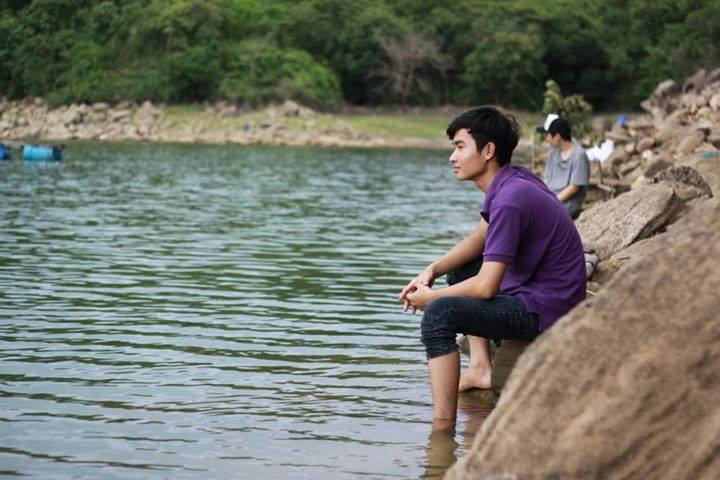
#> input picture opencv-face-recognition-python/training-data/s1/1.jpg, 720 x 480 px
$ python OpenCV-Face-Recognition-Python.py
#> lines starting #> are read from the running program, lines starting #| are printed output that depends on the picture
import cv2
import os
import numpy as np

subjects = ["", "Quoc Thinh", "Tuyet Mai"]
# chức năng phát hiện khuôn mặt bằng OpenCV
def detect_face(img):
    #chuyển đổi hình ảnh đầu vào thành hình ảnh màu xám như máy dò khuôn mặt opencv mong đợi hình ảnh màu xám
    gray = cv2.cvtColor(img, cv2.COLOR_BGR2GRAY)

    #load Máy dò tìm OpenCV there cũng là một phân loại Haar chính xác hơn nhưng chậm
    face_cascade = cv2.CascadeClassifier('opencv-files/lbpcascade_frontalface.xml')
    faces = face_cascade.detectMultiScale(gray, scaleFactor=1.2, minNeighbors=5);

    #if không có khuôn mặt nào được phát hiện sau đó trả về img gốc
    if (len(faces) == 0):
        return None, None

    # theo giả định rằng sẽ chỉ có một khuôn mặt,
    # giải nén vùng mặt
    (x, y, w, h) = faces[0]

    # chỉ trả lại phần khuôn mặt của hình ảnh
    return gray[y:y+w, x:x+h], faces[0]


#hàm này sẽ đọc hình ảnh đào tạo của mọi người, phát hiện khuôn mặt từ mỗi hình ảnh
# và sẽ trả về hai danh sách có cùng kích thước, một danh sách
# khuôn mặt và một danh sách nhãn khác cho mỗi khuôn mặt
def prepare_training_data(data_folder_path):

    #------BƯỚC 1--------
     # lấy các thư mục (một thư mục cho mỗi đối tượng) trong thư mục dữ liệu
#> called with data_folder_path = 'training-data'
    dirs = os.listdir(data_folder_path)

    #danh sách để giữ tất cả các khuôn mặt
    faces = []
    #danh sách để giữ nhãn cho tất cả các đối tượng
    labels = []

    for dir_name in dirs:

        #thư mục của em bắt đầu bằng chữ 's' vì vậy
        if not dir_name.startswith("s"):
            continue;

        #------BƯỚC-2--------
        # trích xuất số nhãn của chủ đề từ dir_name
        #định dạng của tên dir = s+label
        #, vì vậy việc xóa chữ 's' khỏi dir_name sẽ cung cấp cho em nhãn
        label = int(dir_name.replace("s", ""))

        # xây dựng đường dẫn của thư mục chứa hình ảnh cho chủ đề hiện
        subject_dir_path = data_folder_path + "/" + dir_name

        #lấy tên hình ảnh nằm trong thư mục chủ đề đã cho
        subject_images_names = os.listdir(subject_dir_path)

        #------BƯỚC 3--------
        # đi qua từng tên hình ảnh, đọc hình ảnh,
        # phát hiện khuôn mặt và thêm khuôn mặt vào danh sách khuôn mặt
        for image_name in subject_images_names:

            # bỏ qua các tệp hệ thống như .DS_Store
            if image_name.startswith("."):
                continue;

            #đường dẫn hình ảnh
            image_path = subject_dir_path + "/" + image_name
            image = cv2.imread(image_path)
#> image is the input picture: shape (480, 720, 3); mean B, G, R 109.3, 118.8, 115.5

            #phát hiện khuôn mặt
            face, rect = detect_face(image)
#> in detect_face, `gray = cv2.cvtColor(img, cv2.COLOR_BGR2GRAY)`:
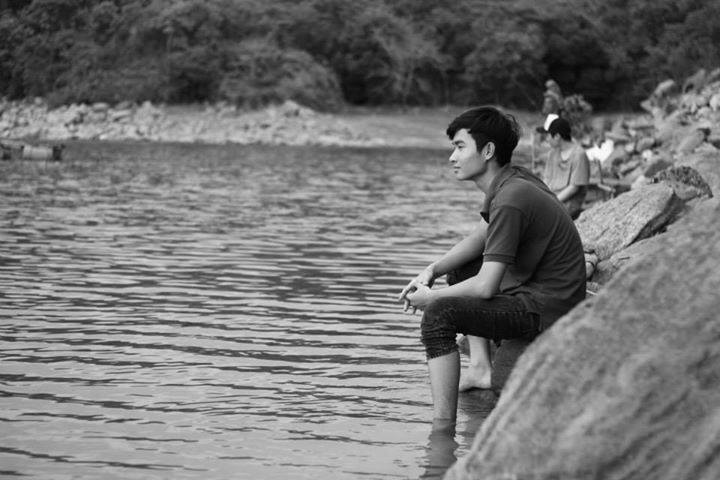
#> gray: shape (480, 720); min 0, max 254, mean 116.8
#> in detect_face, `faces = face_cascade.detectMultiScale(gray, scaleFactor=1.2, minNeighb..`: faces = ()

            #------STEP-4--------
            #bỏ qua các khuôn mặt không được phát hiện.và chỉ lấy các khuông mặt được nhận diện
            if face is not None:
                #thêm khuông mặt vào danh sách faces
                faces.append(face)
                #thêm nhãn cho khuông mặt này
                labels.append(label)

    cv2.destroyAllWindows()
    cv2.waitKey(1)
    cv2.destroyAllWindows()

    return faces, labels

print("Preparing data...")
faces, labels = prepare_training_data("training-data")

#create our LBPH face recognizer
face_recognizer = cv2.face.LBPHFaceRecognizer_create()
#đào tạo nhận dạng khuôn mặt
#> (the run stopped early here; a loop or call above may not have finished)
